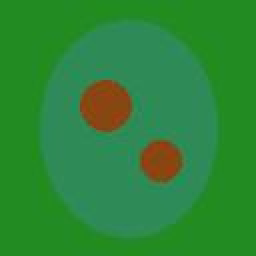
#> input picture dataset/disease/Early_Blight/early_blight_1.jpg, 128 x 128 px, found by its file name (shown 2 times larger)
$ python severity.py
#> lines starting #> are read from the running program, lines starting #| are printed output that depends on the picture; after the words box and inside, x2 and y2 are one past the last pixel; in counts of white or black regions, pixels touching at a corner belong together
import cv2
import numpy as np

def calculate_disease_severity(image_path_or_array):
    """
    Calculates disease severity percentage using HSV color thresholding & contour extraction.
    Formula: Disease Percentage = (Diseased Area / Total Leaf Area) * 100

    Thresholds (Project Methodology):
      0% - 20%   -> Low
     21% - 50%   -> Medium
     51% - 100%  -> High
    """
    # 1. Load image
    if isinstance(image_path_or_array, str):
        img = cv2.imread(image_path_or_array)
#> img is the input picture: shape (128, 128, 3); mean B, G, R 55.1, 135.1, 44.5
    else:
        img = image_path_or_array

    if img is None:
        # Fallback default if image fails to load
        return {
            'is_valid_leaf': False,
            'affected_percentage': 0.0,
            'severity': 'None',
            'total_leaf_pixels': 0,
            'diseased_pixels': 0
        }

    # Resize image for standard analysis
    img = cv2.resize(img, (256, 256))
#> img: shape (256, 256, 3)
    hsv = cv2.cvtColor(img, cv2.COLOR_BGR2HSV)
#> hsv: shape (256, 256, 3); mean H, S, V 62.8, 184, 138.1

    # 2. Extract Total Leaf Area (Greenish + Yellowish + Brownish regions)
    # Green leaf range
    lower_green = np.array([25, 40, 40])
    upper_green = np.array([85, 255, 255])
    mask_green = cv2.inRange(hsv, lower_green, upper_green)
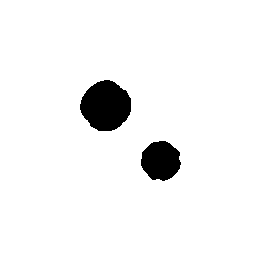
#> mask_green: shape (256, 256); 95.2% white; 2 black regions, box (x1, y1, x2, y2) and area: (80, 80, 131, 131) 1958, (141, 141, 181, 181) 1216

    # Diseased brown / yellow lesion range
    lower_yellow_brown = np.array([10, 40, 40])
    upper_yellow_brown = np.array([24, 255, 255])
    mask_diseased1 = cv2.inRange(hsv, lower_yellow_brown, upper_yellow_brown)
#> mask_diseased1: shape (256, 256); 4.8% white; 2 white regions, box (x1, y1, x2, y2) and area: (80, 80, 131, 131) 1953, (141, 141, 181, 181) 1172

    lower_dark_brown = np.array([0, 50, 20])
    upper_dark_brown = np.array([9, 255, 200])
    mask_diseased2 = cv2.inRange(hsv, lower_dark_brown, upper_dark_brown)
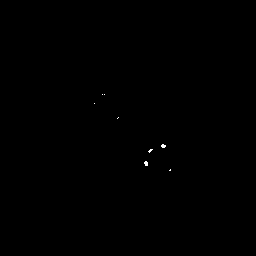
#> mask_diseased2: shape (256, 256); 0.07% white in thin lines or dots, all inside (x1, y1, x2, y2) = (94, 94, 171, 171)

    mask_diseased = cv2.bitwise_or(mask_diseased1, mask_diseased2)
    mask_total_leaf = cv2.bitwise_or(mask_green, mask_diseased)
#> mask_total_leaf: shape (256, 256); every value is 255

    total_leaf_pixels = cv2.countNonZero(mask_total_leaf)
#> total_leaf_pixels = 65536
    diseased_pixels = cv2.countNonZero(mask_diseased)
#> diseased_pixels = 3174

    # Validate that image contains a real leaf/plant (minimum 4% of pixels)
    gray = cv2.cvtColor(img, cv2.COLOR_BGR2GRAY)
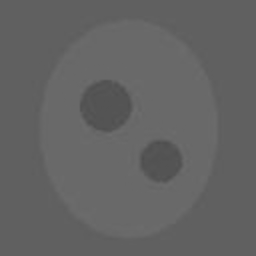
#> gray: shape (256, 256); min 78, max 110, mean 99
    std_dev = float(np.std(gray))
#> std_dev = 5.52

    if total_leaf_pixels < 2500 or std_dev < 1.0:
        return {
            'is_valid_leaf': False,
            'affected_percentage': 0.0,
            'severity': 'None',
            'total_leaf_pixels': int(total_leaf_pixels),
            'diseased_pixels': 0
        }

    # 3. Calculate Disease Percentage
    affected_percentage = (diseased_pixels / float(total_leaf_pixels)) * 100.0
#> affected_percentage = 4.84
    affected_percentage = round(float(min(100.0, max(0.0, affected_percentage))), 1)
#> affected_percentage = 4.8

    # 4. Determine Severity Level
    if affected_percentage <= 20.0:
        severity = "Low"
    elif affected_percentage <= 50.0:
        severity = "Medium"
    else:
        severity = "High"

    return {
        'is_valid_leaf': True,
        'affected_percentage': affected_percentage,
        'severity': severity,
        'total_leaf_pixels': int(total_leaf_pixels),
        'diseased_pixels': int(diseased_pixels)
    }

if __name__ == "__main__":
    import os
    sample_img_path = os.path.join("dataset", "disease", "Early_Blight", "early_blight_1.jpg")
    if os.path.exists(sample_img_path):
        res = calculate_disease_severity(sample_img_path)
#> res = {'is_valid_leaf': True, 'affected_percentage': 4.8, 'severity': 'Low', 'total_leaf_pixels': 65536, 'diseased_pixels': 3174}
        print("=" * 50)
        print("DISEASE SEVERITY ASSESSMENT TEST")
        print("=" * 50)
        print(f"Image Analysed     : {sample_img_path}")
        print(f"Total Leaf Area    : {res['total_leaf_pixels']} pixels")
#| Total Leaf Area    : 65536 pixels
        print(f"Diseased Area      : {res['diseased_pixels']} pixels")
#| Diseased Area      : 3174 pixels
        print(f"Affected Area (%)  : {res['affected_percentage']}%")
#| Affected Area (%)  : 4.8%
        print(f"Severity Category  : {res['severity']}")
#| Severity Category  : Low
        print("=" * 50)
